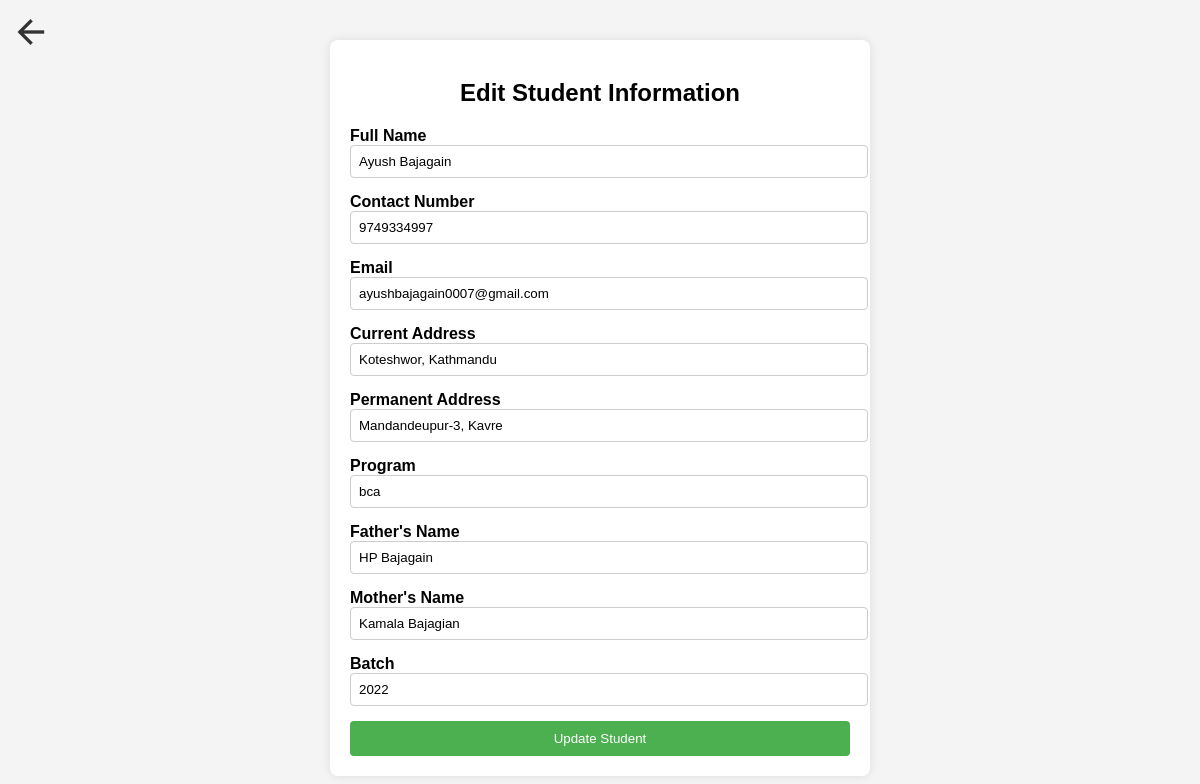
Page /html/editStudent.php?student_id=kcmit1001 (signed in) on the earlier database version.
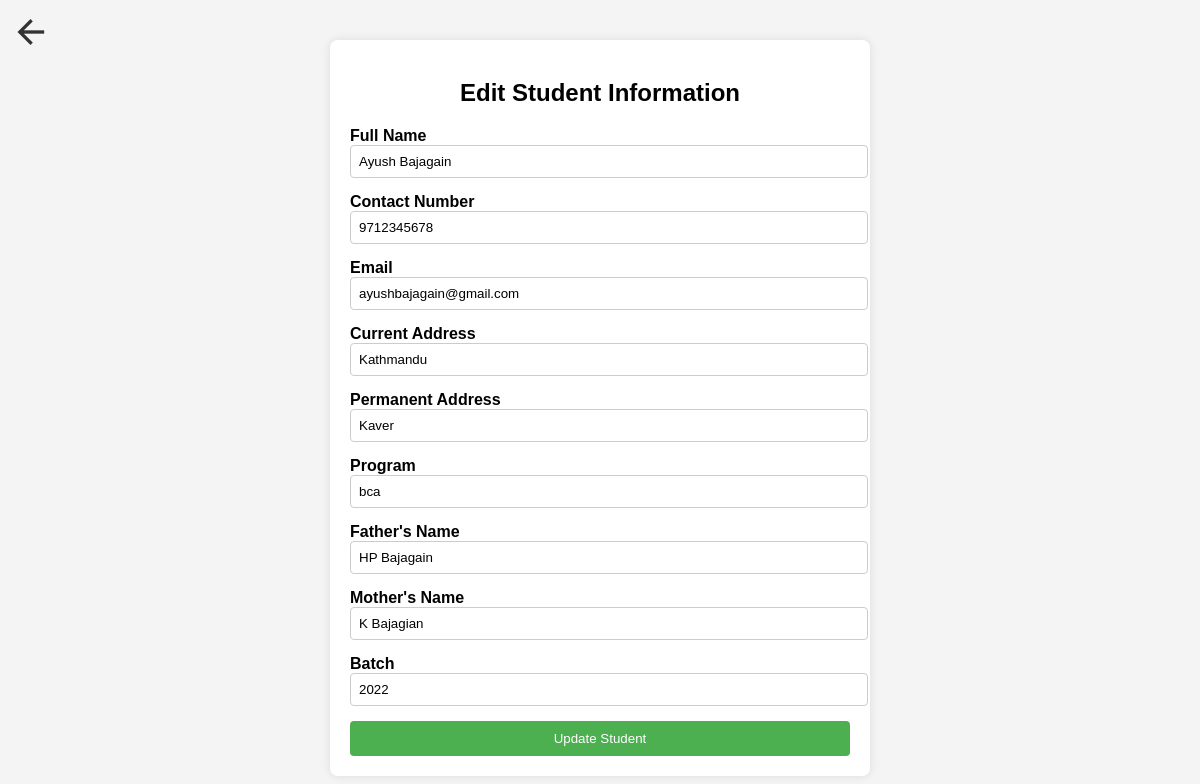
Same page on the later database version.
### tables this page shows
CREATE TABLE `students` (
  `student_id` varchar(20) NOT NULL,
  `full_name` varchar(255) NOT NULL,
  `contact_number` varchar(10) NOT NULL,
  `email` varchar(50) DEFAULT NULL,
  `photo` varchar(512) NOT NULL,
  `current_address` varchar(255) NOT NULL,
  `permanent_address` varchar(255) NOT NULL,
  `program` varchar(20) NOT NULL,
  `father_name` varchar(255) NOT NULL,
  `mother_name` varchar(255) NOT NULL,
  `batch` varchar(50) DEFAULT NULL
);

### html/editStudent.php (the view, shortened to what this page needs)
<?php
include '../api/connection.php';
if (isset($_GET['student_id']) && !empty($_GET['student_id'])) {
    $student_id = $conn->real_escape_string($_GET['student_id']);
    $query = "SELECT * FROM students WHERE student_id = ?";
    $stmt = $conn->prepare($query);
    $stmt->bind_param("s", $student_id);
    $stmt->execute();
    $result = $stmt->get_result();
    if ($result->num_rows > 0) {
        $student = $result->fetch_assoc();
    } else {
        die("Student not found!");
    }
} else {
    die("Invalid student ID!");
}
?>
<!DOCTYPE html>
<html lang="en">
<head>
    <link
    href="https://cdn.jsdelivr.net/npm/remixicon@4.5.0/fonts/remixicon.css"
    rel="stylesheet"
/>
</head>
<body>
    <a href="viewStudent.php" id="back-btn"><i class="ri-arrow-left-line"></i></a>
    <div class="container">
        <h2>Edit Student Information</h2>
        <form method="POST" action="">
            <label for="full_name">Full Name</label>
            <input type="text" id="full_name" name="full_name" value="<?php echo htmlspecialchars($student['full_name']); ?>" required>
            <label for="contact_number">Contact Number</label>
            <input type="text" id="contact_number" name="contact_number" value="<?php echo htmlspecialchars($student['contact_number']); ?>" required>
            <label for="email">Email</label>
            <input type="email" id="email" name="email" value="<?php echo htmlspecialchars($student['email']); ?>" required>
            <label for="current_address">Current Address</label>
            <input type="text" id="current_address" name="current_address" value="<?php echo htmlspecialchars($student['current_address']); ?>" required>
            <label for="permanent_address">Permanent Address</label>
            <input type="text" id="permanent_address" name="permanent_address" value="<?php echo htmlspecialchars($student['permanent_address']); ?>" required>
            <label for="program">Program</label>
            <input type="text" id="program" name="program" value="<?php echo htmlspecialchars($student['program']); ?>" required>
            <label for="father_name">Father's Name</label>
            <input type="text" id="father_name" name="father_name" value="<?php echo htmlspecialchars($student['father_name']); ?>" required>
            <label for="mother_name">Mother's Name</label>
            <input type="text" id="mother_name" name="mother_name" value="<?php echo htmlspecialchars($student['mother_name']); ?>" required>
            <label for="batch">Batch</label>
            <input type="text" id="batch" name="batch" value="<?php echo htmlspecialchars($student['batch']); ?>" required>
            <button type="submit">Update Student</button>
        </form>
    </div>
</body>
</html>

### html/editStudent.php (style rules this page uses)
body { font-family: Arial, sans-serif; background-color: #f4f4f4; display: flex; justify-content: center; align-items: center; height: 100vh; }
.container { background-color: #fff; padding: 20px; border-radius: 8px; box-shadow: 0 0 10px rgba(0, 0, 0, 0.1); width: 500px; }
h2 { text-align: center; margin-bottom: 20px; }
label { margin-bottom: 5px; font-weight: bold; }
input[type="text"], input[type="email"] { padding: 8px; margin-bottom: 15px; border: 1px solid #ccc; width: 100%; border-radius: 4px; }
button { padding: 10px 20px; background-color: #4CAF50; color: #fff; border: none; cursor: pointer; width: 100%; border-radius: 4px; }
#back-btn { position: absolute; top:10px; left: 10px; width:fit-content; height: fit-content; text-decoration: none; }
#back-btn i { color:#333; font-size: 40px; cursor: pointer; transition: all ease .3s; }

Differences in the rows shown:
changed students "Ayush Bajagain": contact_number "9749334997" → "9712345678"; email "ayushbajagain0007@gmail.com" → "ayushbajagain@gmail.com"; current_address "Koteshwor, Kathmandu" → "Kathmandu"; permanent_address "Mandandeupur-3, Kavre" → "Kaver"; mother_name "Kamala Bajagian" → "K Bajagian"
